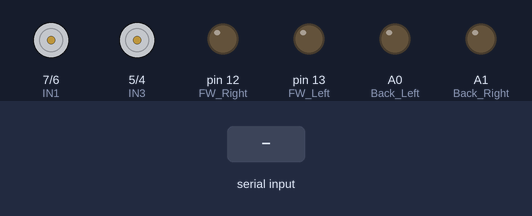
Bench run of a sketch on a simulated Arduino Uno, built with avr-gcc and run on an emulated ATmega328P. Shown: motor-driver pin pairs drawn as motors (green arrow = first pin HIGH = forward, orange = second pin HIGH = backward, longer = more drive, scaled by the enable pin), output pins drawn as LEDs (lit = HIGH). The test bench sets the inputs (shaded band).

Above: at 1.2 s.
1.3 s: "F" received over the second serial link
At 2.1 s:
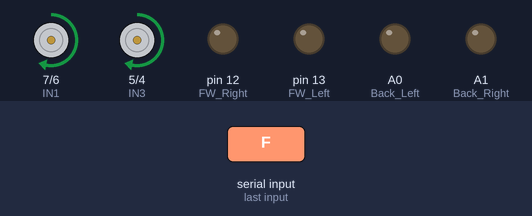
2.8 s: "B" received over the second serial link
At 3.4 s:
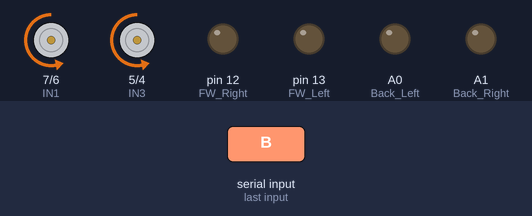
4.3 s: "R" received over the second serial link
At 4.6 s:
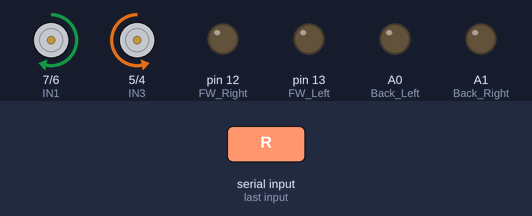
5.8 s: "L" received over the second serial link
At 6.8 s:
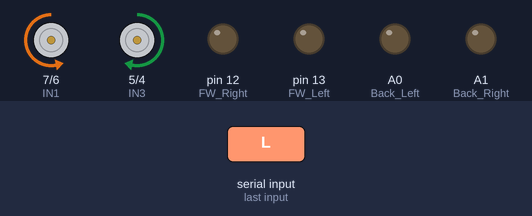
7.3 s: "G" received over the second serial link
At 8.0 s:
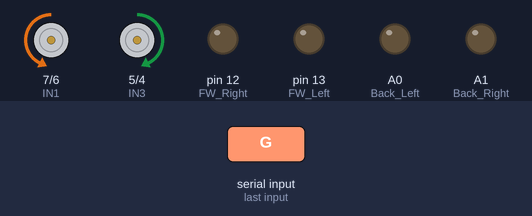
8.8 s: "I" received over the second serial link
At 9.3 s:
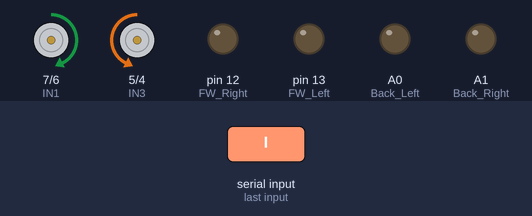
Timing chart, 0 to 11.3 s (numbered marks = the images above; inputs shaded):
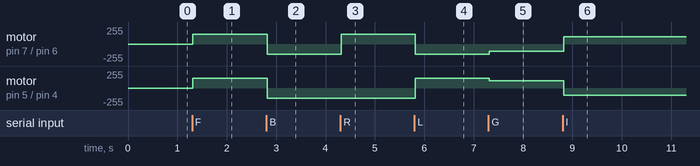

The sketch:

bluetooth.ino
```cpp
#include <SoftwareSerial.h>

#define Back_Right A1
#define Back_Left A0
#define FW_Right 12
#define FW_Left 13
#define IN1 7
#define IN2 6
#define IN3 5
#define IN4 4
#define EnA 3
#define EnB 9

SoftwareSerial BTSerial(10, 11);
char received;

void setup() {

  BTSerial.begin(9600);
  pinMode(Back_Right, OUTPUT);
  pinMode(Back_Left, OUTPUT);
  pinMode(FW_Right, OUTPUT);
  pinMode(FW_Left, OUTPUT);
  pinMode(IN1, OUTPUT);
  pinMode(IN2, OUTPUT);
  pinMode(IN3, OUTPUT);
  pinMode(IN4, OUTPUT);
  pinMode(EnA, OUTPUT);
  pinMode(EnB, OUTPUT);
}
void loop() {
   received = '0';
  if (BTSerial.available() > 0) {
    received = BTSerial.read();
    Serial.println(received);
  }
  delay(10);

  if (received == 'F' )
  {
    Forward();
  }
  if (received == 'B' )
  {
    Backward();
  }
  if (received == 'R' )
  {
    Right();
  }
  if (received == 'L' )
  {
    Left();
  }
  if (received == 'G' )
  {
    FoW_Left();
  }
  if (received == 'I' )
  {
    FoW_Right();
  }
  if (received == 'S' )
  {
    Stop();
  }
  if (received == 'W' )
  {
    digitalWrite(FW_Right, HIGH);
    digitalWrite(FW_Left, HIGH);
  }
  if (received == 'w' )
  {
    digitalWrite(FW_Right, LOW);
    digitalWrite(FW_Left, LOW);
  }
  if (received == 'U' )
  {
    digitalWrite(Back_Right, HIGH);
    digitalWrite(Back_Left, HIGH);
  }
  if (received == 'u' )
  {
    digitalWrite(Back_Right, LOW);
    digitalWrite(Back_Left, LOW);
  }
}

void Forward()
{ analogWrite(EnA, 150);
  analogWrite(EnB, 150);
  digitalWrite(IN1, HIGH);
  digitalWrite(IN2, LOW);
  digitalWrite(IN3, HIGH);
  digitalWrite(IN4, LOW);

}
void Backward()
{ analogWrite(EnA, 150);
  analogWrite(EnB, 150);
  digitalWrite(IN1, LOW);
  digitalWrite(IN2, HIGH);
  digitalWrite(IN3, LOW);
  digitalWrite(IN4, HIGH);

}
void Right()
{ analogWrite(EnA, 150);
  analogWrite(EnB, 150);
  digitalWrite(IN1, HIGH);
  digitalWrite(IN2, LOW);
  digitalWrite(IN3, LOW);
  digitalWrite(IN4, HIGH);

}
void Left()
{ analogWrite(EnA, 150);
  analogWrite(EnB, 150);
  digitalWrite(IN1, LOW);
  digitalWrite(IN2, HIGH);
  digitalWrite(IN3, HIGH);
  digitalWrite(IN4, LOW);

}

void FoW_Left()
{ analogWrite(EnA, 110);
  analogWrite(EnB, 110);
  digitalWrite(IN1, LOW);
  digitalWrite(IN2, HIGH);
  digitalWrite(IN3, HIGH);
  digitalWrite(IN4, LOW);

}
void FoW_Right()
{ analogWrite(EnA, 110);
  analogWrite(EnB, 110);
  digitalWrite(IN1, HIGH);
  digitalWrite(IN2, LOW);
  digitalWrite(IN3, LOW);
  digitalWrite(IN4, HIGH);

}

void Stop()
{ analogWrite(EnA, 0);
  analogWrite(EnB, 0);
  digitalWrite(IN1, LOW);
  digitalWrite(IN2, LOW);
  digitalWrite(IN3, LOW);
  digitalWrite(IN4, LOW);

}
```

Measured:
- after the input at 1.3 s, motor on pin 7 (IN1) / pin 6 (IN2), motor on pin 5 (IN3) / pin 4 (IN4): stopped → forward 150/255 at once
- after the input at 2.8 s, motor on pin 7 (IN1) / pin 6 (IN2), motor on pin 5 (IN3) / pin 4 (IN4): forward 150/255 → backward 150/255 at once
- after the input at 4.3 s, motor on pin 7 (IN1) / pin 6 (IN2): backward 150/255 → forward 150/255 at once
- after the input at 5.8 s, motor on pin 7 (IN1) / pin 6 (IN2): forward 150/255 → backward 150/255 at once; motor on pin 5 (IN3) / pin 4 (IN4): backward 150/255 → forward 150/255 at once
- after the input at 7.3 s, motor on pin 7 (IN1) / pin 6 (IN2): backward 150/255 → backward 110/255 at once; motor on pin 5 (IN3) / pin 4 (IN4): forward 150/255 → forward 110/255 at once
- after the input at 8.8 s, motor on pin 7 (IN1) / pin 6 (IN2): backward 110/255 → forward 110/255 at once; motor on pin 5 (IN3) / pin 4 (IN4): forward 110/255 → backward 110/255 at once
